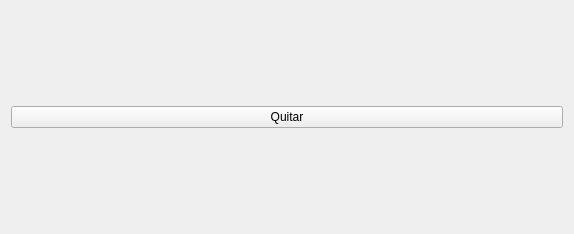
<?xml version="1.0" encoding="UTF-8"?>
<ui version="4.0">
 <class>Widget</class>
 <widget class="QWidget" name="Widget">
  <property name="geometry">
   <rect>
    <x>0</x>
    <y>0</y>
    <width>574</width>
    <height>234</height>
   </rect>
  </property>
  <property name="windowTitle">
   <string>Widget</string>
  </property>
  <layout class="QGridLayout" name="gridLayout">
   <item row="0" column="0">
    <widget class="QPushButton" name="quitar">
     <property name="text">
      <string>Quitar</string>
     </property>
    </widget>
   </item>
  </layout>
 </widget>
 <layoutdefault spacing="6" margin="11"/>
 <resources/>
 <connections/>
</ui>
